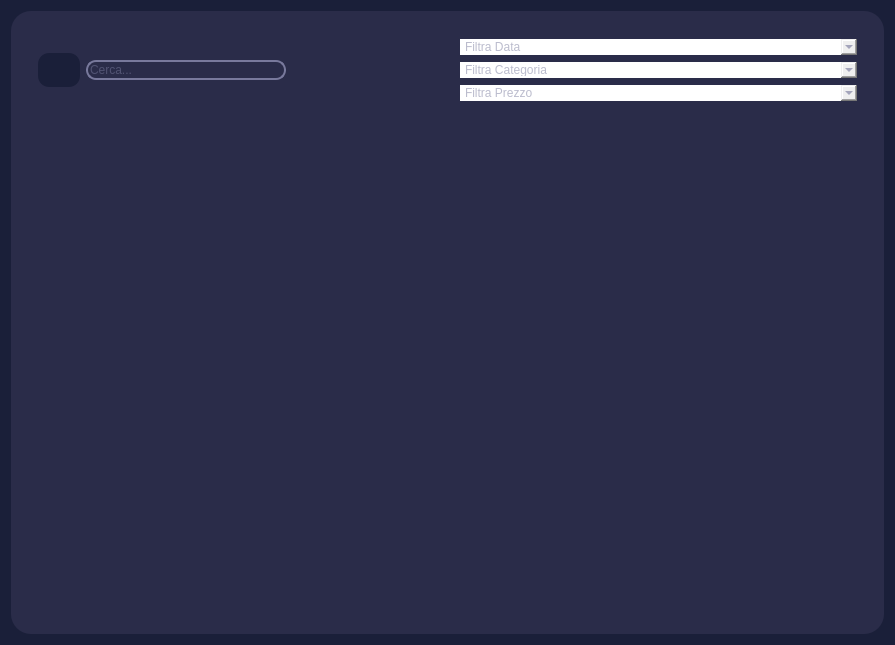
<?xml version="1.0" encoding="UTF-8"?>
<ui version="4.0">
 <class>Form</class>
 <widget class="QWidget" name="Form">
  <property name="geometry">
   <rect>
    <x>0</x>
    <y>0</y>
    <width>895</width>
    <height>645</height>
   </rect>
  </property>
  <property name="windowTitle">
   <string>Form</string>
  </property>
  <property name="styleSheet">
   <string notr="true">*{
color: #78799c;
border: none;
}

#frame_2, #frame_5{
	background-color: #2a2c49;
}

#frame_12,#mainBody,#Form,#titolo{
	background-color: #1a1f39;
}

QLineEdit{
	background-color:transparent;
}

#searchFrame, QLineEdit{
	border-radius: 10px;
	border: 2px solid #78799c;
}

#appHeader{
	color:#78799c;
}

#prodottiHeader{
	color:  #a06ce3;
}

#avantiarw{
	border: 1px solid #a06ce3;
	background-color: #a06ce3 ;
	border-radius: 5px;
	
}

#finestreSecondarie{
	background-color: #2a2c49;
	border: solid;
	border-radius: 20px;
}

QLabel{
	color:#78799c;
}

#mainFrame{
	background-color: #2a2c49;
}

#homeBtn{
	color:#78799c;
	background-color:#1a1f39;
	padding : 10px 5px;
	text-align:left;
	border-top-left-radius:25px;
}

QPushButton{
	padding : 10px 5px;
	text-align:left;
	color:#78799c;
	font: 10pt &quot;Leelawadee UI&quot;;
	background-color:#1a1f39;
    border: solid;
    border-radius: 11px;
}


#frame_3{
	background-color:#2a2c49;
	border: solid;
	border-radius: 20px;
}
QTableWidget{
	background-color:#2a2c49;
	border: solid;
}
#leftMenu,#frame{
background-color: #2a2c49;
}

#frame_2{
border : solid;
border-radius: 10px;
}
</string>
  </property>
  <layout class="QHBoxLayout" name="horizontalLayout">
   <item>
    <widget class="QFrame" name="prodotti">
     <property name="frameShape">
      <enum>QFrame::StyledPanel</enum>
     </property>
     <property name="frameShadow">
      <enum>QFrame::Raised</enum>
     </property>
     <layout class="QVBoxLayout" name="verticalLayout_5">
      <property name="spacing">
       <number>0</number>
      </property>
      <property name="leftMargin">
       <number>0</number>
      </property>
      <property name="topMargin">
       <number>0</number>
      </property>
      <property name="rightMargin">
       <number>0</number>
      </property>
      <property name="bottomMargin">
       <number>0</number>
      </property>
      <item>
       <widget class="QFrame" name="frame_3">
        <property name="sizePolicy">
         <sizepolicy hsizetype="Preferred" vsizetype="Expanding">
          <horstretch>0</horstretch>
          <verstretch>0</verstretch>
         </sizepolicy>
        </property>
        <property name="frameShape">
         <enum>QFrame::StyledPanel</enum>
        </property>
        <property name="frameShadow">
         <enum>QFrame::Raised</enum>
        </property>
        <layout class="QVBoxLayout" name="verticalLayout_11">
         <item>
          <widget class="QFrame" name="frame_11">
           <property name="minimumSize">
            <size>
             <width>1</width>
             <height>100</height>
            </size>
           </property>
           <property name="frameShape">
            <enum>QFrame::StyledPanel</enum>
           </property>
           <property name="frameShadow">
            <enum>QFrame::Raised</enum>
           </property>
           <layout class="QHBoxLayout" name="horizontalLayout_6">
            <item alignment="Qt::AlignLeft">
             <widget class="QWidget" name="widget_3" native="true">
              <layout class="QHBoxLayout" name="horizontalLayout_7">
               <item>
                <widget class="QPushButton" name="searchBtn">
                 <property name="cursor">
                  <cursorShape>PointingHandCursor</cursorShape>
                 </property>
                 <property name="text">
                  <string/>
                 </property>
                 <property name="icon">
                  <iconset resource="../resources.qrc">
                   <normaloff>:/purpleIcons/assets/#78799c(purple) icons/search.svg</normaloff>:/purpleIcons/assets/#78799c(purple) icons/search.svg</iconset>
                 </property>
                 <property name="iconSize">
                  <size>
                   <width>24</width>
                   <height>24</height>
                  </size>
                 </property>
                </widget>
               </item>
               <item>
                <widget class="QLineEdit" name="cercaDaIns">
                 <property name="minimumSize">
                  <size>
                   <width>200</width>
                   <height>0</height>
                  </size>
                 </property>
                 <property name="placeholderText">
                  <string>Cerca...</string>
                 </property>
                </widget>
               </item>
              </layout>
             </widget>
            </item>
            <item>
             <widget class="QWidget" name="widget_4" native="true">
              <layout class="QVBoxLayout" name="verticalLayout_12">
               <item>
                <widget class="QComboBox" name="comboBox_4">
                 <property name="currentText">
                  <string>Tutte le date</string>
                 </property>
                 <property name="iconSize">
                  <size>
                   <width>24</width>
                   <height>24</height>
                  </size>
                 </property>
                 <property name="placeholderText" stdset="0">
                  <string>Filtra Data</string>
                 </property>
                 <item>
                  <property name="text">
                   <string>Tutte le date</string>
                  </property>
                 </item>
                 <item>
                  <property name="text">
                   <string>Ultimo Giorno</string>
                  </property>
                 </item>
                 <item>
                  <property name="text">
                   <string>Ultima Settimana</string>
                  </property>
                 </item>
                 <item>
                  <property name="text">
                   <string>Ultimo Mese</string>
                  </property>
                 </item>
                </widget>
               </item>
               <item>
                <widget class="QComboBox" name="comboBox_5">
                 <property name="placeholderText" stdset="0">
                  <string>Filtra Categoria</string>
                 </property>
                 <item>
                  <property name="text">
                   <string>Tutte le categorie</string>
                  </property>
                 </item>
                </widget>
               </item>
               <item>
                <widget class="QComboBox" name="comboBox_6">
                 <property name="placeholderText" stdset="0">
                  <string>Filtra Prezzo</string>
                 </property>
                 <item>
                  <property name="text">
                   <string>Tutti i prezzi</string>
                  </property>
                 </item>
                 <item>
                  <property name="text">
                   <string>0€ - 10€ </string>
                  </property>
                 </item>
                 <item>
                  <property name="text">
                   <string>10€ - 20€</string>
                  </property>
                 </item>
                 <item>
                  <property name="text">
                   <string>20€ - 50€</string>
                  </property>
                 </item>
                 <item>
                  <property name="text">
                   <string>&gt;50€</string>
                  </property>
                 </item>
                </widget>
               </item>
              </layout>
             </widget>
            </item>
           </layout>
          </widget>
         </item>
         <item>
          <widget class="QFrame" name="frame_12">
           <property name="sizePolicy">
            <sizepolicy hsizetype="Preferred" vsizetype="Expanding">
             <horstretch>0</horstretch>
             <verstretch>0</verstretch>
            </sizepolicy>
           </property>
           <property name="frameShape">
            <enum>QFrame::StyledPanel</enum>
           </property>
           <property name="frameShadow">
            <enum>QFrame::Raised</enum>
           </property>
           <layout class="QHBoxLayout" name="horizontalLayout_8">
            <property name="spacing">
             <number>0</number>
            </property>
            <property name="leftMargin">
             <number>0</number>
            </property>
            <property name="topMargin">
             <number>0</number>
            </property>
            <property name="rightMargin">
             <number>0</number>
            </property>
            <property name="bottomMargin">
             <number>0</number>
            </property>
            <item>
             <widget class="QTableWidget" name="tab"/>
            </item>
           </layout>
          </widget>
         </item>
        </layout>
       </widget>
      </item>
     </layout>
    </widget>
   </item>
  </layout>
 </widget>
 <resources>
  <include location="../resources.qrc"/>
 </resources>
 <connections/>
</ui>
